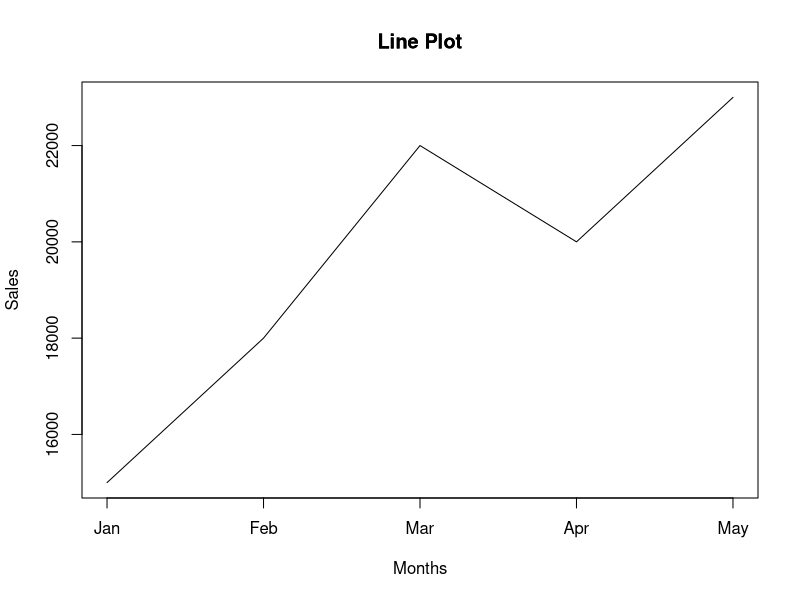

Reproduce this figure in R.
v <- c(15000, 18000, 22000, 20000, 23000)
months <- c("Jan", "Feb", "Mar", "Apr", "May")

x_values <- 1:length(v)

png(file = "Q1.jpg")

plot(x_values, v, type = "l", xlab = "Months", ylab = "Sales", main = "Line Plot", xaxt = "n")
axis(side = 1, at = x_values, labels = months)

title(main = "Line Plot")

dev.off()
